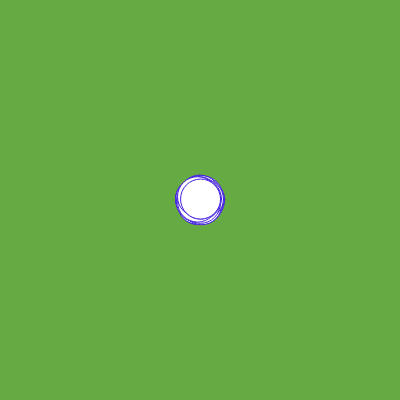
Frame 1 (no input)
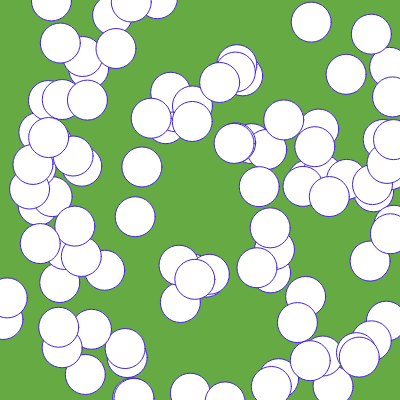
Frame 60 (no input)
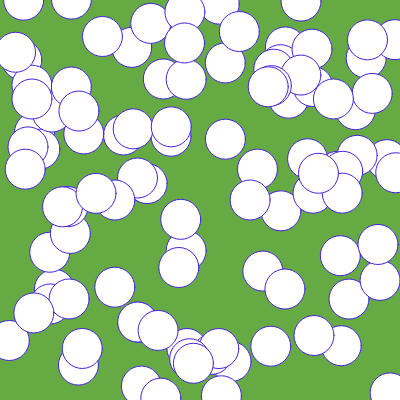
Frame 120 (the mouse pressed at the canvas centre since frame 60)

The p5.js sketch that drew these frames (run headless with seeded random() and noise() and a simulated clock; from frame 60 on, the mouse is pressed at the canvas centre):

// p5.js sketch
// ── sketch.js
let balls = [];

let Ball = function ()
{
    this.pos = createVector ( 200, 200 );

    this.speed = p5.Vector.random2D ();

    this.speed.setMag ( random ( 1, 5 ) );

    this.update = function ()
    {
        this.pos.add ( this.speed );

        if ( this.pos.x < 0 || this.pos.x > width ) 
        {
            this.speed.mult ( createVector ( -1, 1 ) );
        }
        if ( this.pos.y < 0 || this.pos.y > height ) 
        {
            this.speed.mult ( createVector ( 1, -1 ) );
        }
    };

    this.draw = function ()
    {
        ellipse ( this.pos.x, this.pos.y, 40, 40 );
    };
};

function setup() 
{
    createCanvas(400, 400);

    for ( let i = 0; i < 100; i++ )
        balls.push ( new Ball () );
}

function draw() 
{
    background ( '#66AA44' );

    stroke ( '#4422DD' );

    balls.forEach ( ( b ) => 
    {
        b.update ();
        b.draw   ();
    });


}
